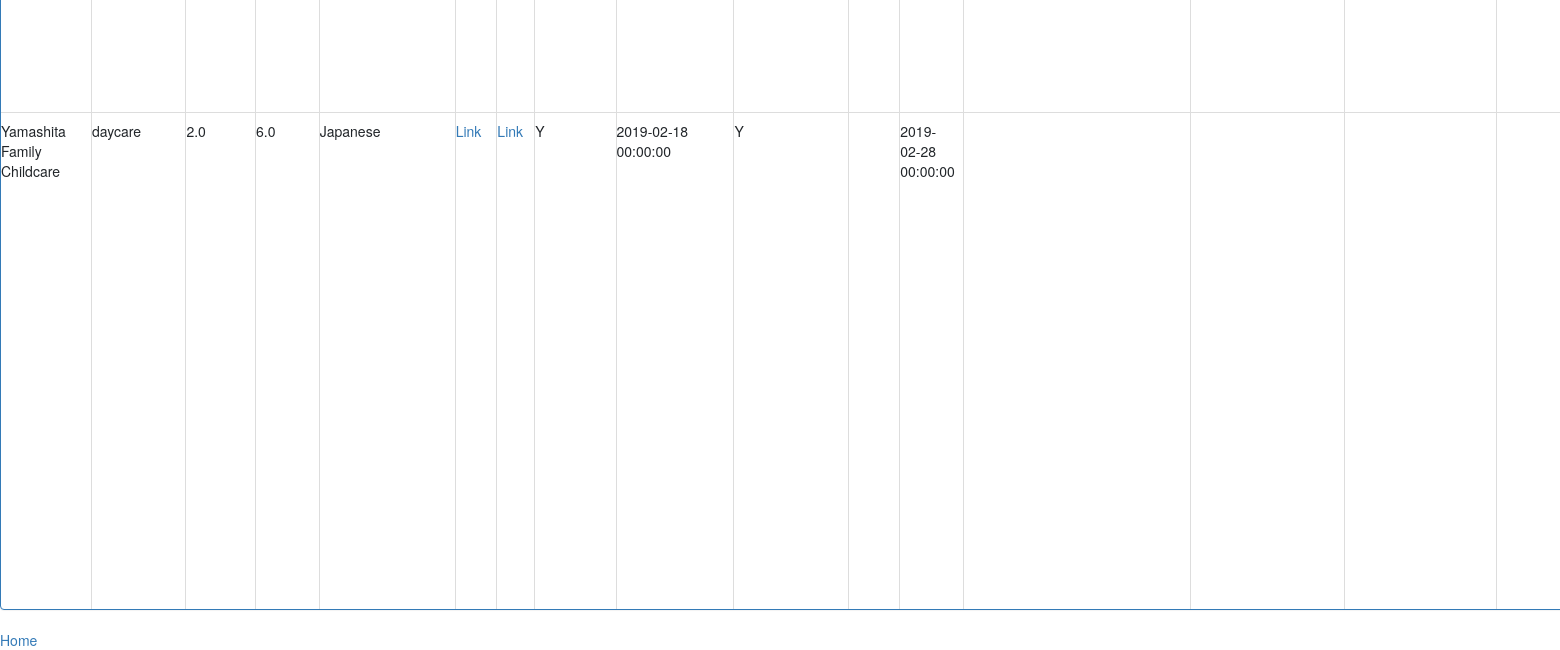
Before: / (lower part) with the older database file.
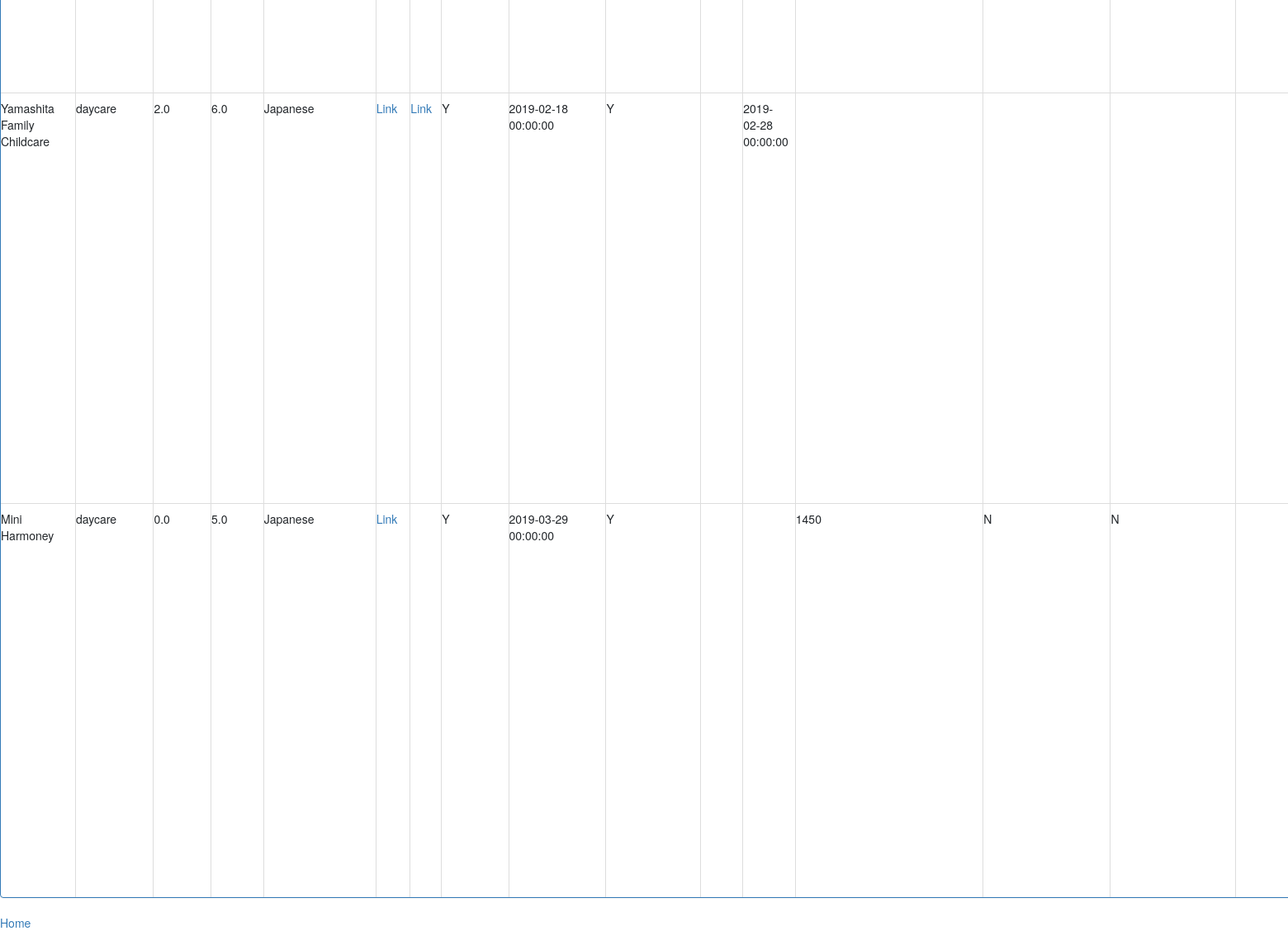
After: the same page with the newer database file.
### tables this page shows
CREATE TABLE DAYCARE (Name TEXT, type TEXT, AGEstart TEXT, AGEend TEXT, The_2nd_language TEXT, WEB TEXT, SSN TEXT, email_sent TEXT, email_sent_date TEXT, email_response TEXT, phone TEXT, visited TEXT, Monthly_fee_for_10_month_old_ TEXT, Pay_on_sliding_scale TEXT, Parenting_volunteer_ TEXT, The_length_of_your_waiting_list TEXT, The_cost_to_add_name_on_the_waiting_list TEXT, Provided_food_ TEXT, Holiday_schedule_ TEXT, Teacher_turn_over_rate TEXT, Teacher_kid_ratio TEXT, Outside_space TEXT, Drop_off_time TEXT, Pick_up_time TEXT, Rule_when_mother_cannot_pick_up_a_baby_on_time TEXT, TV_policy TEXT, Rough_1_day_schedule TEXT, Exit TEXT, only_accept_full_time TEXT, shoes TEXT, Comments TEXT);

### app.py (the view)
@app.route("/")
def index():
    return daycare_table("Mom")

### app.py (called while the page is built)
@app.route("/<string:name>")
def daycare_table(name):
    con = sql.connect("database.db")
    con.row_factory = sql.Row
    cur = con.cursor()
    cur.execute("select * from {}".format(TABLENAME))
    rows = cur.fetchall();
    column_names = rows[0].keys()
    return render_template("main.html", name=name,rows=rows, column_names=column_names)

### templates/main.html (shortened to what this page needs)
{% extends "layout.html" %}
{% block content %}
<div class="container">
    <div class="row">
        <div class="panel panel-primary filterable">
            <table class="table table-bordered">
                <tbody>
                {% for row in rows %}
                <tr>
                    {% for column in row.keys() %}
                        {% if 'http' in row[ column ] %}
                            <td><a href="{{row[ column ]}}">Link</a></td>
                        {% else %}
                            <td>{{row[ column ]}}</td>
                        {% endif %}
                    {% endfor %}
                </tr>
                {% endfor %}
                </tbody>
            </table>
        </div>
    </div>
    <a href="https://fairyonice.github.io/"> Home </a>
</div>
{% endblock %}

### templates/layout.html (shortened to what this page needs)
<!doctype html>
<html>
<head>
    <link rel="stylesheet" href="{{ url_for('static', filename='css/main.css') }}">
    <link rel="stylesheet" href="https://maxcdn.bootstrapcdn.com/bootstrap/4.2.1/css/bootstrap.min.css">
    <link href="//netdna.bootstrapcdn.com/bootstrap/3.1.0/css/bootstrap.min.css" rel="stylesheet" id="bootstrap-css">
</head>
<body>
{% block content %}{% endblock %}
</body>
</html>

### static/css/main.css (style rules this page uses)
* { margin-left: 0 !important; padding-left: 0 !important; }

Changed rows visible on the page:
added DAYCARE: Name "Mini Harmoney" "daycare" "0.0" "5.0" "Japanese" "Y" "2019-03-29 00:00:00" "Y" "1450" "N" "N"
